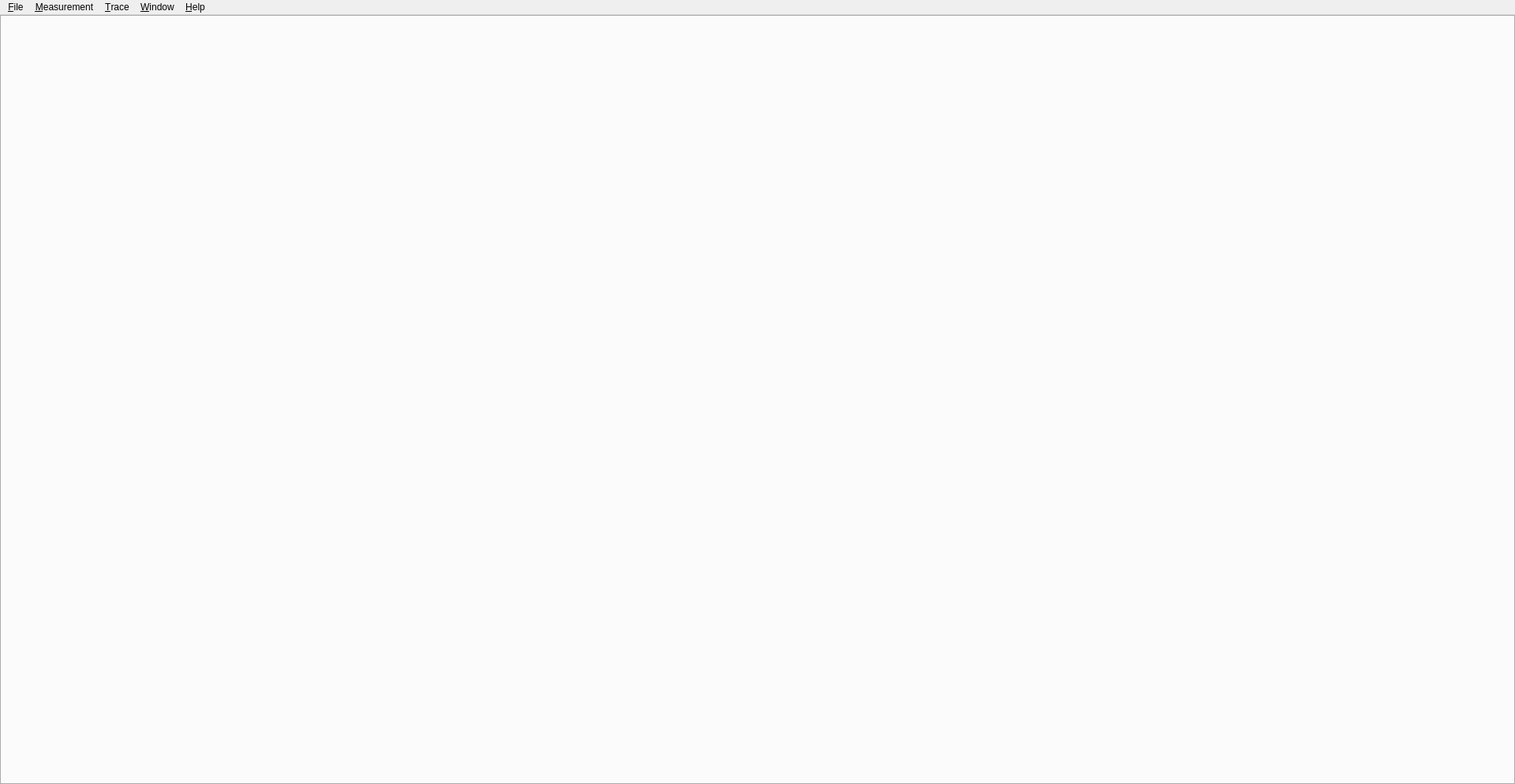
<?xml version="1.0" encoding="UTF-8"?>
<ui version="4.0">
 <class>MainWindow</class>
 <widget class="QMainWindow" name="MainWindow">
  <property name="geometry">
   <rect>
    <x>0</x>
    <y>0</y>
    <width>1920</width>
    <height>994</height>
   </rect>
  </property>
  <property name="windowTitle">
   <string>IMU-Visual-Tool</string>
  </property>
  <property name="styleSheet">
   <string notr="true"/>
  </property>
  <property name="documentMode">
   <bool>false</bool>
  </property>
  <property name="unifiedTitleAndToolBarOnMac">
   <bool>true</bool>
  </property>
  <widget class="QWidget" name="centralwidget">
   <layout class="QVBoxLayout" name="verticalLayout">
    <property name="spacing">
     <number>3</number>
    </property>
    <property name="leftMargin">
     <number>0</number>
    </property>
    <property name="topMargin">
     <number>0</number>
    </property>
    <property name="rightMargin">
     <number>0</number>
    </property>
    <property name="bottomMargin">
     <number>0</number>
    </property>
    <item>
     <widget class="QTabWidget" name="mainTabs">
      <property name="enabled">
       <bool>true</bool>
      </property>
      <property name="autoFillBackground">
       <bool>false</bool>
      </property>
      <property name="tabPosition">
       <enum>QTabWidget::South</enum>
      </property>
      <property name="tabShape">
       <enum>QTabWidget::Rounded</enum>
      </property>
      <property name="currentIndex">
       <number>-1</number>
      </property>
      <property name="elideMode">
       <enum>Qt::ElideNone</enum>
      </property>
      <property name="tabsClosable">
       <bool>false</bool>
      </property>
      <property name="movable">
       <bool>true</bool>
      </property>
     </widget>
    </item>
   </layout>
  </widget>
  <widget class="QMenuBar" name="menubar">
   <property name="geometry">
    <rect>
     <x>0</x>
     <y>0</y>
     <width>1920</width>
     <height>22</height>
    </rect>
   </property>
   <widget class="QMenu" name="menuFile">
    <property name="title">
     <string>&amp;File</string>
    </property>
    <addaction name="action_WorkspaceNew"/>
    <addaction name="separator"/>
    <addaction name="action_WorkspaceOpen"/>
    <addaction name="action_WorkspaceSave"/>
    <addaction name="action_WorkspaceSaveAs"/>
    <addaction name="separator"/>
    <addaction name="action_Quit"/>
   </widget>
   <widget class="QMenu" name="menuWindow">
    <property name="title">
     <string>&amp;Window</string>
    </property>
    <widget class="QMenu" name="menu_New">
     <property name="title">
      <string>&amp;New</string>
     </property>
     <addaction name="action_Trace_View"/>
     <addaction name="actionLog_View"/>
     <addaction name="actionGraph_View"/>
     <addaction name="actionCan_Status_View"/>
     <addaction name="actionGraph_View_2"/>
     <addaction name="actionTransmit_View"/>
     <addaction name="actionCmdStatusPanel_View"/>
     <addaction name="actionYes_U_finally_find_me"/>
    </widget>
    <addaction name="menu_New"/>
   </widget>
   <widget class="QMenu" name="menuMeasurement">
    <property name="title">
     <string>&amp;Measurement</string>
    </property>
    <addaction name="actionStart_Measurement"/>
    <addaction name="actionStop_Measurement"/>
    <addaction name="separator"/>
    <addaction name="actionSetup"/>
   </widget>
   <widget class="QMenu" name="menuHelp">
    <property name="title">
     <string>&amp;Help</string>
    </property>
    <addaction name="actionAbout"/>
   </widget>
   <widget class="QMenu" name="menu_Trace">
    <property name="title">
     <string>&amp;Trace</string>
    </property>
    <addaction name="action_TraceClear"/>
    <addaction name="separator"/>
    <addaction name="actionSave_Trace_to_file"/>
   </widget>
   <addaction name="menuFile"/>
   <addaction name="menuMeasurement"/>
   <addaction name="menu_Trace"/>
   <addaction name="menuWindow"/>
   <addaction name="menuHelp"/>
  </widget>
  <action name="action_Quit">
   <property name="text">
    <string>E&amp;xit</string>
   </property>
   <property name="shortcut">
    <string>Alt+F4</string>
   </property>
  </action>
  <action name="action_Trace_View">
   <property name="text">
    <string>&amp;Trace View</string>
   </property>
   <property name="shortcut">
    <string>Ctrl+Shift+T</string>
   </property>
  </action>
  <action name="actionLog_View">
   <property name="text">
    <string>&amp;Log View</string>
   </property>
   <property name="shortcut">
    <string>Ctrl+Shift+L</string>
   </property>
  </action>
  <action name="actionSetup">
   <property name="text">
    <string>&amp;Setup...</string>
   </property>
   <property name="shortcut">
    <string>Ctrl+Alt+S</string>
   </property>
  </action>
  <action name="actionStart_Measurement">
   <property name="text">
    <string>Star&amp;t Measurement</string>
   </property>
   <property name="shortcut">
    <string>F5</string>
   </property>
  </action>
  <action name="actionStop_Measurement">
   <property name="text">
    <string>Sto&amp;p Measurement</string>
   </property>
   <property name="shortcut">
    <string>Shift+F5</string>
   </property>
  </action>
  <action name="actionAbout">
   <property name="text">
    <string>&amp;About</string>
   </property>
  </action>
  <action name="actionSave_Trace_to_file">
   <property name="text">
    <string>&amp;Save Trace to file...</string>
   </property>
  </action>
  <action name="actionGraph_View">
   <property name="enabled">
    <bool>false</bool>
   </property>
   <property name="text">
    <string>&amp;Graph View</string>
   </property>
   <property name="shortcut">
    <string>Ctrl+Shift+G</string>
   </property>
   <property name="visible">
    <bool>false</bool>
   </property>
  </action>
  <action name="action_WorkspaceNew">
   <property name="text">
    <string>&amp;New Workspace...</string>
   </property>
   <property name="shortcut">
    <string>Ctrl+N</string>
   </property>
  </action>
  <action name="action_WorkspaceSave">
   <property name="text">
    <string>&amp;Save Workspace</string>
   </property>
   <property name="shortcut">
    <string>Ctrl+S</string>
   </property>
  </action>
  <action name="action_WorkspaceSaveAs">
   <property name="text">
    <string>Save Workspace &amp;As...</string>
   </property>
   <property name="shortcut">
    <string>Ctrl+Shift+S</string>
   </property>
  </action>
  <action name="action_WorkspaceOpen">
   <property name="text">
    <string>&amp;Open Workspace...</string>
   </property>
   <property name="shortcut">
    <string>Ctrl+O</string>
   </property>
  </action>
  <action name="action_TraceClear">
   <property name="text">
    <string>&amp;Clear</string>
   </property>
   <property name="shortcut">
    <string>Esc</string>
   </property>
  </action>
  <action name="actionCan_Status_View">
   <property name="text">
    <string>Can &amp;Status View</string>
   </property>
  </action>
  <action name="actionGraph_View_2">
   <property name="text">
    <string>Graph View</string>
   </property>
  </action>
  <action name="actionTransmit_View">
   <property name="text">
    <string>Transmit View</string>
   </property>
  </action>
  <action name="actionCmdStatusPanel_View">
   <property name="text">
    <string>CmdStatusPanel View</string>
   </property>
  </action>
  <action name="actionYes_U_finally_find_me">
   <property name="text">
    <string>Yes! U finally find me!</string>
   </property>
  </action>
 </widget>
 <resources/>
 <connections>
  <connection>
   <sender>action_Quit</sender>
   <signal>triggered()</signal>
   <receiver>MainWindow</receiver>
   <slot>close()</slot>
   <hints>
    <hint type="sourcelabel">
     <x>-1</x>
     <y>-1</y>
    </hint>
    <hint type="destinationlabel">
     <x>399</x>
     <y>299</y>
    </hint>
   </hints>
  </connection>
 </connections>
</ui>
